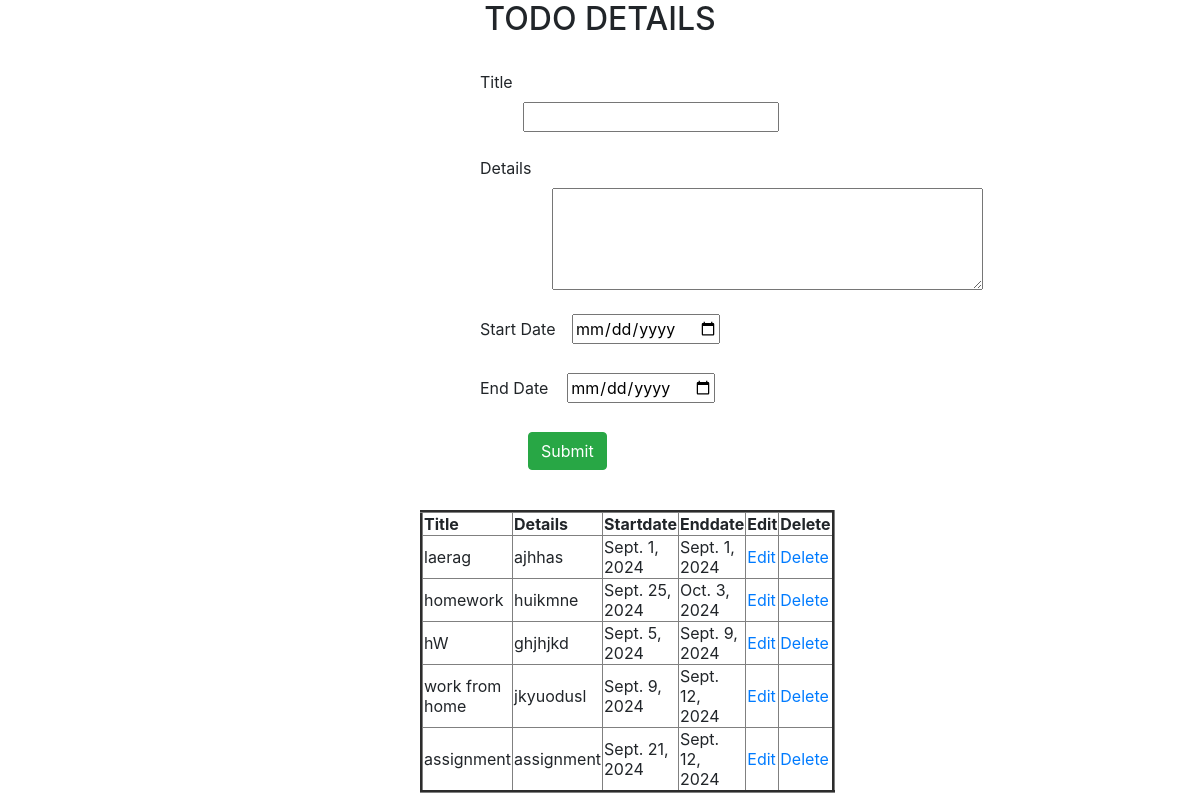
/todo/, run on the app's committed database.
### todo_app/models.py (models this page shows)
class tododetails(models.Model):
    title = models.CharField(max_length=200)
    details = models.CharField(max_length=300)
    startdate = models.DateField(blank=True, null=True)
    enddate = models.DateField(blank=True, null=True)

### todo_app/views.py (the view, shortened to what this page needs)
# urls.py: path('todo/',views.Todo,name='todo'),
def Todo(request):
    details = tododetails.objects.all()
    return render(request,"todo.html",{"details":details})

### templates/todo.html (shortened to what this page needs)
<html>
    <head>
     <link rel="stylesheet" href="https://cdn.jsdelivr.net/npm/bootstrap@4.3.1/dist/css/bootstrap.min.css"
>
    </head>
    <body>
        <h2 style="text-align: center;">TODO DETAILS</h2>
        <form method="POST" style="padding-inline: 40%;padding-block: 2%;">
            <label for="exampleFormControlInput1" class="form-label">Title</label>
            <input type="text" id="title" name="title" style="margin-left: 18%;"><br><br>
            <label for="exampleFormControlInput1" class="form-label">Details</label>
            <textarea id="details" name="details" rows="4" cols="40" style="margin-left: 30%;"></textarea><br><br>
            <label for="exampleFormControlInput1" class="form-label">Start Date</label>
            <input type="date" id="startdate" name="startdate" style="margin-left: 5%;"><br><br>
            <label for="exampleFormControlInput1" class="form-label">End Date </label>
            <input type="date" id="enddate" name="enddate" style="margin-left: 6%;"><br><br>
            <input type="submit" value="Submit" class="btn btn-success" style="margin-left: 20%;">
        </form>
        <table border="3rem" style="width:30%;margin-left: 35%;">
            <tr>
              <th>Title</th>
              <th>Details</th>
              <th>Startdate</th>
              <th>Enddate</th>
              <th>Edit</th>
              <th>Delete</th>
            </tr>
            {% for a in details %}
            <tr>
              <td>{{ a.title }}</td>
              <td>{{ a.details }}</td>
              <td>{{ a.startdate }}</td>
              <td>{{  a.enddate }}</td>
              <td><a href="/edit/{{ a.id }}">Edit</a></td>
              <td><a href="/delete/{{ a.id }}">Delete</a></td>
            </tr>
            {% endfor %}
          </table>
    </body>
</html>

### data on the page
tododetails: title "laerag", details "ajhhas", startdate "Sept. 1, 2024", enddate "Sept. 1, 2024"
tododetails: title "homework", details "huikmne", startdate "Sept. 25, 2024", enddate "Oct. 3, 2024"
tododetails: title "hW", details "ghjhjkd", startdate "Sept. 5, 2024", enddate "Sept. 9, 2024"
tododetails: title "work from home", details "jkyuodusl", startdate "Sept. 9, 2024", enddate "Sept. 12, 2024"
tododetails: title "assignment", details "assignment", startdate "Sept. 21, 2024", enddate "Sept. 12, 2024"
